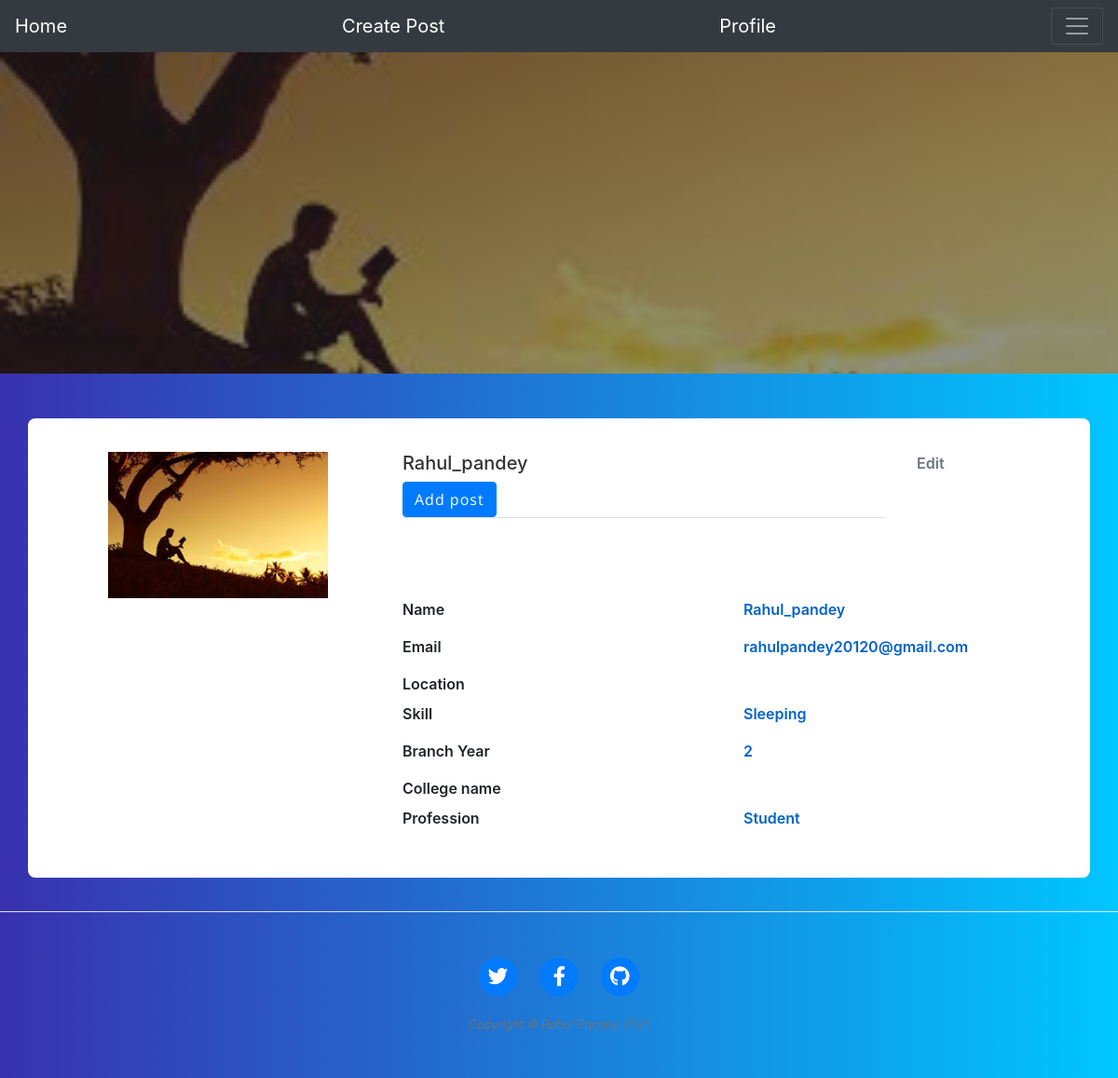
/profile/2/ (signed in), run on the app's committed database.
### app/models.py (models this page shows, shortened)
class Profile(models.Model):
    user = models.OneToOneField(User,on_delete=models.CASCADE)
    college_name  = models.CharField( max_length=200)
    Branch_Year = models.CharField(max_length=2,default= 2)
    image = models.ImageField(default='default.jpeg', upload_to='profile_pics')
    location = models.CharField(max_length=50)
    skill = models.CharField(max_length=200,default='Sleeping')
    profession = models.CharField(max_length=200,default='Student')

### app/views.py (the view)
# urls.py: path('profile/<int:pk>/',views.ProfileDetailView.as_view(),name='profile-detail'),
class ProfileDetailView(LoginRequiredMixin,View):
    def get(self,request,pk):
        us =User.objects.get(id=pk)
        profile = Profile.objects.get(user = us)
        if profile :
            context = {"profile":profile}
            return render(request ,'app/profile.html',context)
        else:
            return redirect('profile_update')

### app/templates/app/profile.html (shortened to what this page needs)
{% extends 'app/base.html' %}
{% load static %}
{% block main %}
<link href="//maxcdn.bootstrapcdn.com/bootstrap/4.1.1/css/bootstrap.min.css" rel="stylesheet" id="bootstrap-css">
<header class="masthead" style="background-image:url({{profile.image.url}})">
    <div class="container position-relative px-4 px-lg-5">
        <div class="row gx-4 gx-lg-5 justify-content-center">
            <div class="col-md-10 col-lg-8 col-xl-7">
            </div>
        </div>
    </div>
</header>
<link href="{%  static 'app/css/profile.css' %}" rel="stylesheet" />
<div class="container emp-profile">
            <form method="post">
                <div class="row">
                    <div class="col-md-4">
                        <div class="profile-img">
                            <img src="{{profile.image.url}}" alt=""/>
                        </div>
                    </div>
                    <div class="col-md-6">
                        <div class="profile-head">
                                    <h5>
                                       {{profile.user.username | capfirst}}
                                    </h5>
                            {% if request.user == profile.user %}
                            <ul class="nav nav-tabs" id="myTab" role="tablist">
                                <li >
                                    <a  id="post-create"  class ="btn btn-primary" data-toggle="tab" href="{% url 'post-create'  %}" role="tab" aria-controls="home" aria-selected="true">Add post</a>
                                </li>
                            </ul>
                        </div>
                    </div>
                    <div class="col-md-2">
                        <a  class="profile-edit-btn" name="btnAddMore" value="Edit Profile" href="{% url 'profile_update' profile.id %}"> Edit </a>
                    </div>
                </div>
                {% endif %}
                <div class="row">
                    <div class="col-md-4">
                        <div class="profile-work">
                        </div>
                    </div>
                    <div class="col-md-8">
                        <div class="tab-content profile-tab" id="myTabContent">
                            <div class="tab-pane fade show active" id="home" role="tabpanel" aria-labelledby="home-tab">
                                        <div class="row">
                                            <div class="col-md-6">
                                                <label>Name</label>
                                            </div>
                                            <div class="col-md-6">
                                                <p>{{profile.user.username | capfirst}}</p>
                                            </div>
                                        </div>
                                        <div class="row">
                                            <div class="col-md-6">
                                                <label>Email</label>
                                            </div>
                                            <div class="col-md-6">
                                                <p>{{profile.user.email}}</p>
                                            </div>
                                        </div>
                                            <div class="row">
                                                <div class="col-md-6">
                                                    <label>Location</label>
                                                </div>
                                            <div class="col-md-6">
                                            </div>
                                       </div>
                                       <div class="row">
                                        <div class="col-md-6">
                                            <label>Skill</label>
                                        </div>
                                    <div class="col-md-6">
                                        <p> {{profile.skill}}</p>
                                    </div>
                               </div>
                                       <div class="row">
                                        <div class="col-md-6">
                                            <label>Branch Year</label>
                                        </div>
                                    <div class="col-md-6">
                                        <p> {{profile.Branch_Year}}</p>
                                    </div>
                               </div>
                                       <div class="row">
                                        <div class="col-md-6">
                                            <label>College name</label>
                                        </div>
                                    <div class="col-md-6">
                                    </div>
                               </div>
                               <div class="row">
                                <div class="col-md-6">
                                    <label>Profession</label>
                                </div>
                            <div class="col-md-6">
                                <p> {{profile.profession}}</p>
                            </div>
                       </div>
                         </div>
                        </div>
                    </div>
                </div>
            </form>
        </div>
{% endblock main  %}

### app/static/app/css/profile.css (style rules this page uses)
body { background: -webkit-linear-gradient(left, #3931af, #00c6ff); }
.emp-profile { padding: 3%; margin-top: 3%; margin-bottom: 3%; border-radius: 0.5rem; background: #fff; }
.profile-img { text-align: center; }
.profile-img img { width: 70%; height: 100%; }
.profile-head h5 { color: #333; }
.profile-edit-btn { border: none; border-radius: 1.5rem; width: 70%; padding: 2%; font-weight: 600; color: #6c757d; cursor: pointer; }
.profile-head .nav-tabs { margin-bottom:5%; }
.profile-work { padding: 14%; margin-top: -15%; }
.profile-tab label { font-weight: 600; }
.profile-tab p { font-weight: 600; color: #0062cc; }

### data on the page
Profile: image (placeholder picture), user.username "Rahul_pandey", user.email "rahulpandey20120@gmail.com", skill "Sleeping", Branch_Year "2", profession "Student"
